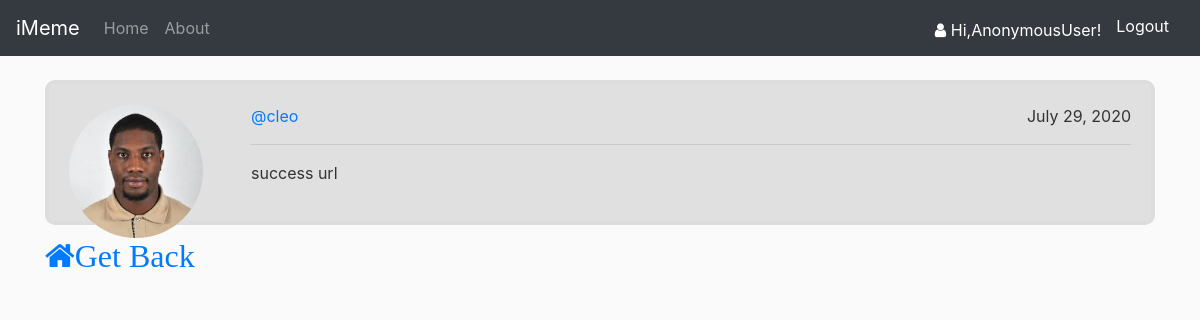
Screenshot of /post/9/ with the database file from the repository.
### accounts/models.py (models this page shows, shortened)
class Post(models.Model):
	content = models.TextField()
	date_created = models.DateTimeField(auto_now_add=True, null=True)
	blogger = models.ForeignKey(User, on_delete=models.CASCADE)

class Profile(models.Model):
	user = models.OneToOneField(User, null=True, on_delete=models.CASCADE)
	profile_pic = models.ImageField(default="default.png", upload_to='images')
	location =  models.CharField(max_length=200, null=True, blank=True)
	occupation =  models.CharField(max_length=200, null=True, blank=True)
	date_created = models.DateTimeField(auto_now_add=True, null=True)

### accounts/views.py (the view)
# urls.py: path('post/<int:pk>/', PostDetailView.as_view(), name='post-detail'),
class PostDetailView(DetailView):
	model = Post

### accounts/templates/accounts/post_detail.html (shortened to what this page needs)
{% extends 'accounts/base.html' %}
{% load crispy_forms_tags %}
{% load static %}
{% block content %}
<div class="container content-section">
	<div class="row">
		<div class="col-2">
	    	<div class="post-thumbnail">
	            <a href="{% url 'user-posts' post.blogger.username %}" >
	                <img class="rounded-circle profile-thumbnail" class="img-fluid"  alt="Responsive Image"
 					width="80%" height="80%" src="{{ post.blogger.profile.profile_pic.url }}">
	            </a>
        	</div>
		</div>
		<div class="col">
         	<div>
         		<a href="{% url 'user-posts' post.blogger.username %}">@{{ post.blogger }}</a>
         		 <div class="post-date">{{ post.date_created|date:"N d, Y" }}</div>
         	</div>
	           <hr>
            <div class="post-body">
            	<p>{{ post.content }}</p>
            </div>
		</div>
	</div>
</div>
<a class="mr-5" href="{% url 'accounts-home' %}"><i class="fa fa-home fa-2x">Get Back</i></a>
{% endblock content %}

### accounts/static/accounts/base.css (style rules this page uses)
body { background: #fafafa; color: #333333; margin-top: 5rem; }
.content-section { background: #e0e0e0; padding: 20px 20px; border: 4px solid #dddddd; border-radius: 10px; margin-bottom: 15px; }
div.post-date { float: right; }
div.post-thumbnail { position: absolute; }

### rows the page displays
Post: blogger.profile.profile_pic (picture), blogger "cleo", date_created "July 29, 2020", content "success url"

### other values shown
{{ request.user }} "AnonymousUser"
